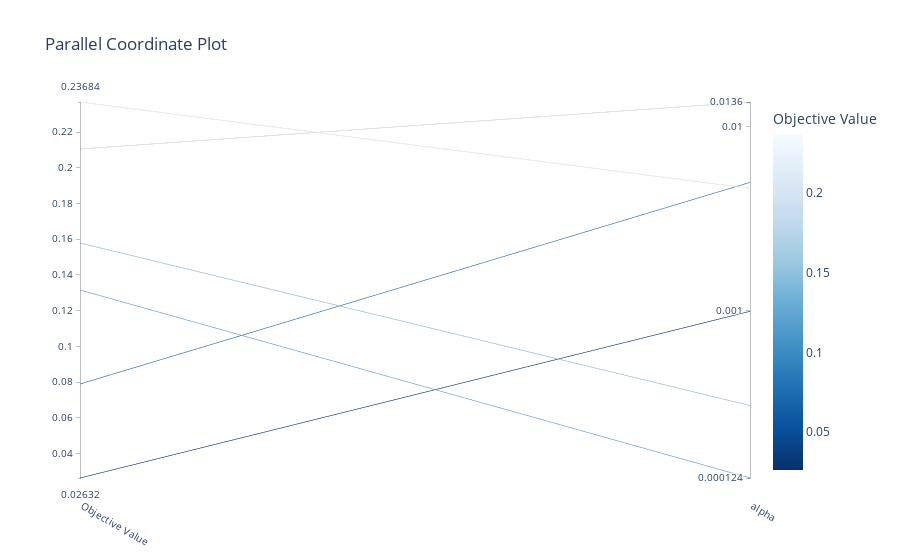

The code cell stored with this chart in its notebook:
### Markdown cell above
![](IVP.png)

### Code cell
plot_parallel_coordinate(study)

### Figure 1 — Plotly figure (JSON) as saved in the notebook; plotly's stock layout.template omitted (floating-point values rounded to 4 significant figures)
{"data": [{"dimensions": [{"label": "Objective Value", "range": [0.02632, 0.2368], "values": [0.07895, 0.1316, 0.1579, 0.02632, 0.2368, 0.2105]}, {"label": "alpha", "range": [-3.908, -1.866], "ticktext": ["0.000124", "0.001", "0.01", "0.0136"], "tickvals": [-3.908, -3, -2, -1.866], "values": [-2.302, -3.908, -3.514, -3.003, -2.335, -1.866]}], "labelangle": 30, "labelside": "bottom", "line": {"color": [0.07895, 0.1316, 0.1579, 0.02632, 0.2368, 0.2105], "colorbar": {"title": {"text": "Objective Value"}}, "colorscale": [[0, "rgb(247,251,255)"], [0.125, "rgb(222,235,247)"], [0.25, "rgb(198,219,239)"], [0.375, "rgb(158,202,225)"], [0.5, "rgb(107,174,214)"], [0.625, "rgb(66,146,198)"], [0.75, "rgb(33,113,181)"], [0.875, "rgb(8,81,156)"], [1, "rgb(8,48,107)"]], "reversescale": true, "showscale": true}, "type": "parcoords"}], "layout": {"title": {"text": "Parallel Coordinate Plot"}}}
